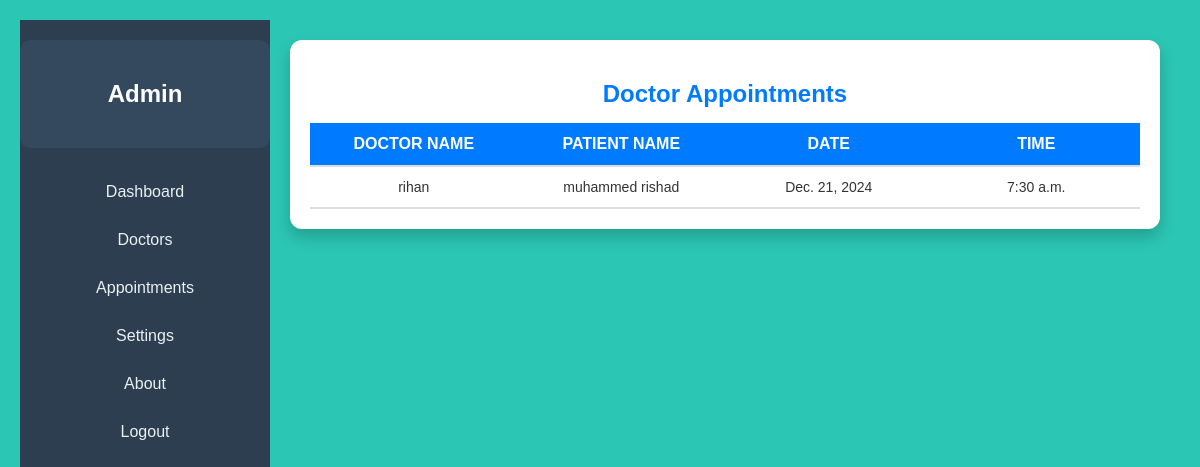
The page /api/viewappointment on the database as committed earlier.
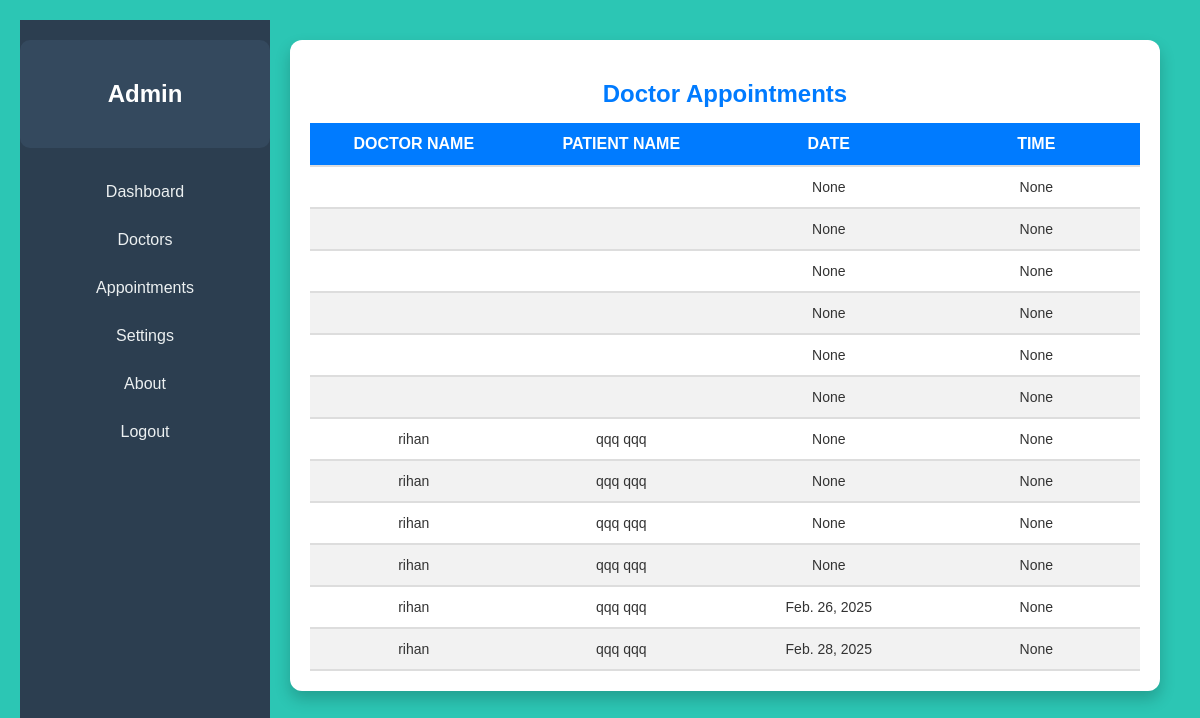
The same page on the database as committed later.
### Predictivehealthapp/models.py (models this page shows)
class bookinginfoTable(models.Model):
    USERID=models.ForeignKey(userTable,on_delete=models.CASCADE,null=True,blank=True,related_name='userid')
    DOCTORID=models.ForeignKey(DoctorTable,on_delete=models.CASCADE,null=True,blank=True,)
    patient_name=models.CharField(max_length=300,null=True,blank=True)
    patient_age=models.CharField(max_length=300,null=True,blank=True)
    patient_height=models.CharField(max_length=300,null=True,blank=True)
    patient_weight=models.CharField(max_length=300,null=True,blank=True)
    patient_addr=models.CharField(max_length=300,null=True,blank=True)
    APPOINTMENTDATE=models.DateField(null=True,blank=True)
    APPOINTMENTTIME=models.TimeField(null=True,blank=True)
    visitReason=models.CharField(max_length=300,null=True,blank=True)
    status=models.CharField(max_length=20,null=True,blank=True)

class DoctorTable(models.Model):
    LOGINID=models.ForeignKey(LoginTable,on_delete=models.CASCADE,null=True,blank=True)
    Name=models.CharField(max_length=20,null=True,blank=True)
    specialization=models.CharField(max_length=20,null=True,blank=True)
    qualification=models.CharField(max_length=20,null=True,blank=True)
    phone=models.BigIntegerField(null=True,blank=True)
    email=models.CharField(max_length=255,null=True,blank=True)

class userTable(models.Model):
    LOGINID=models.ForeignKey(LoginTable,on_delete=models.CASCADE,null=True,blank=True)
    firstname=models.CharField(max_length=20,null=True,blank=True)
    lastname=models.CharField(max_length=20,null=True,blank=True)
    dob=models.CharField(max_length=20,null=True,blank=True)
    gender=models.CharField(max_length=20,null=True,blank=True)
    mobile=models.BigIntegerField(null=True,blank=True)
    email=models.CharField(max_length=20,null=True,blank=True)
    address=models.CharField(max_length=300,null=True,blank=True)
    password=models.CharField(max_length=50,null=True,blank=True)
    state=models.CharField(max_length=20,null=True,blank=True)

### Predictivehealthapp/views.py (the view)
# urls.py: path('viewappointment',viewappointment.as_view(),name="viewappointment"),
class viewappointment(View):
    def get(self,request):
        obj=bookinginfoTable.objects.all()
        return render(request,'administrator/view-appointment.html',{'obj':obj})

### templates/administrator/view-appointment.html (shortened to what this page needs)
{% extends 'administrator/admin-dashboard.html' %}
    {% block body %}
    <div class="appointment-container">
        <h2 class="title">Doctor Appointments</h2>
        <div class="responsive-table-container">
            <table class="responsive-table">
                <thead>
                    <tr>
                        <th>Doctor Name</th>
                        <th>Patient Name</th>
                        <th>Date</th>
                        <th>Time</th>
                    </tr>
                </thead>
                <tbody>
                    {% for i in obj %}
                    <tr>
                        <td>{{ i.DOCTORID.Name }}</td>
                        <td>{{ i.USERID.firstname }} {{ i.USERID.lastname }}</td>
                        <td>{{ i.APPOINTMENTDATE }}</td>
                        <td>{{ i.APPOINTMENTTIME }}</td>
                    </tr>
                    {% endfor %}
                </tbody>
            </table>
        </div>
    </div>
    {% endblock %}

### templates/administrator/admin-dashboard.html (shortened to what this page needs)
<!DOCTYPE html>
<html lang="en">
<head>
       <link rel="stylesheet" href="" type="text/css">
</head>
<body>
    <div class="container">
        <aside class="sidebar">
            <div class="user-info">
                <h1>Admin</h1>
            </div>
            <nav>
                <ul>
                    <li><a href="/dashboard">Dashboard</a></li>
                    <li><a href="/viewdoctors" >Doctors</a></li>
                    <li><a href="/viewappointment">Appointments</a></li>
                    <li><a href="#">Settings</a></li>
                    <li><a href="#">About</a></li>
                    <li><a href="/" class="logout-btn">Logout</a></li>
                </ul>
            </nav>
        </aside>
        <main id="main">
            {% block body %}
            {% endblock %}
        </main>
    </div>
</body>
</html>

### templates/administrator/admin-dashboard.html (style rules this page uses)
body { margin: 0; font-family: Arial, sans-serif; background-color: #11bfabe2; transition: all 0.3s ease-in-out; }
.sidebar { width: 250px; height: 100vh; background-color: #2c3e50; color: #fff; position: fixed; padding-top: 20px; transition: all 0.3s; padding-bottom: 50px; }
.sidebar .user-info { text-align: center; margin-bottom: 20px; padding: 20px; background-color: #34495e; border-radius: 10px; }
.sidebar nav ul { list-style: none; padding: 0; }
.sidebar nav ul li { padding: 15px; text-align: center; transition: background 0.3s; }
.sidebar nav ul li a { color: #ecf0f1; text-decoration: none; display: block; }
.logout-btn { margin-top: auto; text-align: center; border-radius: 5px; font-size: 16px; cursor: pointer; transition: background-color 0.3s ease; }
main { margin-left: 250px; padding: 20px; }
body { font-family: "Poppins", sans-serif; margin: 0; padding: 20px; color: #333; transition: all 0.3s ease-in-out; }
.title { font-size: 26px; font-weight: bold; margin-bottom: 20px; color: #007bff; }
.responsive-table-container { overflow-x: auto; }
.responsive-table { width: 100%; border-collapse: collapse; min-width: 800px; table-layout: fixed; }
.responsive-table th, .responsive-table td { padding: 15px; text-align: center; border-bottom: 2px solid #ddd; }
.responsive-table th { background-color: #007bff; color: white; font-size: 16px; }
.responsive-table td { font-size: 14px; }
a { text-decoration: none; color: #007bff; }
body { font-family: "Poppins", sans-serif; margin: 0; padding: 20px; transition: all 0.3s ease-in-out; }
.appointment-container { max-width: 1000px; margin: auto; background: white; padding: 20px; border-radius: 12px; box-shadow: 0 8px 16px rgba(0, 0, 0, 0.2); text-align: center; animation: fadeIn 0.5s ease-in-out; }
.title { font-size: 24px; font-weight: bold; margin-bottom: 15px; color: #007bff; }
.responsive-table { width: 100%; border-collapse: collapse; min-width: 600px; }
.responsive-table th, .responsive-table td { padding: 12px; text-align: center; border-bottom: 2px solid #ddd; }
.responsive-table th { background-color: #007bff; color: white; font-size: 16px; text-transform: uppercase; }
.responsive-table td { font-size: 14px; color: #333; }
.responsive-table tr:nth-child(even) { background-color: #f2f2f2; }

Rows that differ between the two databases and show on the page:
removed bookinginfoTable: DOCTORID.Name "rihan", USERID.firstname "muhammed", USERID.lastname "rishad", APPOINTMENTDATE "Dec. 21, 2024", APPOINTMENTTIME "7:30 a.m."
added bookinginfoTable: APPOINTMENTDATE "None", APPOINTMENTTIME "None"
added bookinginfoTable: APPOINTMENTDATE "None", APPOINTMENTTIME "None"
added bookinginfoTable: APPOINTMENTDATE "None", APPOINTMENTTIME "None"
added bookinginfoTable: APPOINTMENTDATE "None", APPOINTMENTTIME "None"
added bookinginfoTable: APPOINTMENTDATE "None", APPOINTMENTTIME "None"
added bookinginfoTable: APPOINTMENTDATE "None", APPOINTMENTTIME "None"
added bookinginfoTable: DOCTORID.Name "rihan", USERID.firstname "qqq", USERID.lastname "qqq", APPOINTMENTDATE "None", APPOINTMENTTIME "None"
added bookinginfoTable: DOCTORID.Name "rihan", USERID.firstname "qqq", USERID.lastname "qqq", APPOINTMENTDATE "None", APPOINTMENTTIME "None"
added bookinginfoTable: DOCTORID.Name "rihan", USERID.firstname "qqq", USERID.lastname "qqq", APPOINTMENTDATE "None", APPOINTMENTTIME "None"
added bookinginfoTable: DOCTORID.Name "rihan", USERID.firstname "qqq", USERID.lastname "qqq", APPOINTMENTDATE "None", APPOINTMENTTIME "None"
added bookinginfoTable: DOCTORID.Name "rihan", USERID.firstname "qqq", USERID.lastname "qqq", APPOINTMENTDATE "Feb. 26, 2025", APPOINTMENTTIME "None"
added bookinginfoTable: DOCTORID.Name "rihan", USERID.firstname "qqq", USERID.lastname "qqq", APPOINTMENTDATE "Feb. 28, 2025", APPOINTMENTTIME "None"
